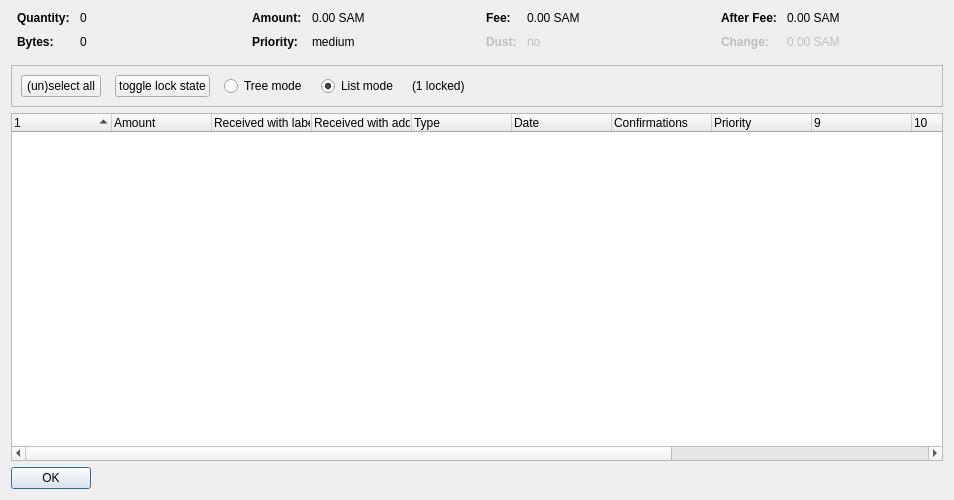
<?xml version="1.0" encoding="UTF-8"?>
<ui version="4.0">
 <class>CoinControlDialog</class>
 <widget class="QDialog" name="CoinControlDialog">
  <property name="geometry">
   <rect>
    <x>0</x>
    <y>0</y>
    <width>954</width>
    <height>500</height>
   </rect>
  </property>
  <property name="windowTitle">
   <string>Coin Selection</string>
  </property>
  <layout class="QVBoxLayout" name="verticalLayout">
   <item>
    <layout class="QHBoxLayout" name="horizontalLayoutTop" stretch="0,0,0,0">
     <property name="topMargin">
      <number>0</number>
     </property>
     <property name="bottomMargin">
      <number>10</number>
     </property>
     <item>
      <layout class="QFormLayout" name="formLayoutCoinControl1">
       <property name="horizontalSpacing">
        <number>10</number>
       </property>
       <property name="verticalSpacing">
        <number>10</number>
       </property>
       <property name="leftMargin">
        <number>6</number>
       </property>
       <property name="rightMargin">
        <number>6</number>
       </property>
       <item row="0" column="0">
        <widget class="QLabel" name="labelCoinControlQuantityText">
         <property name="font">
          <font>
           <weight>75</weight>
           <bold>true</bold>
          </font>
         </property>
         <property name="text">
          <string>Quantity:</string>
         </property>
        </widget>
       </item>
       <item row="0" column="1">
        <widget class="QLabel" name="labelCoinControlQuantity">
         <property name="cursor">
          <cursorShape>IBeamCursor</cursorShape>
         </property>
         <property name="contextMenuPolicy">
          <enum>Qt::ActionsContextMenu</enum>
         </property>
         <property name="text">
          <string notr="true">0</string>
         </property>
         <property name="textInteractionFlags">
          <set>Qt::LinksAccessibleByMouse|Qt::TextSelectableByKeyboard|Qt::TextSelectableByMouse</set>
         </property>
        </widget>
       </item>
       <item row="1" column="0">
        <widget class="QLabel" name="labelCoinControlBytesText">
         <property name="font">
          <font>
           <weight>75</weight>
           <bold>true</bold>
          </font>
         </property>
         <property name="text">
          <string>Bytes:</string>
         </property>
        </widget>
       </item>
       <item row="1" column="1">
        <widget class="QLabel" name="labelCoinControlBytes">
         <property name="cursor">
          <cursorShape>IBeamCursor</cursorShape>
         </property>
         <property name="contextMenuPolicy">
          <enum>Qt::ActionsContextMenu</enum>
         </property>
         <property name="text">
          <string notr="true">0</string>
         </property>
         <property name="textInteractionFlags">
          <set>Qt::LinksAccessibleByMouse|Qt::TextSelectableByKeyboard|Qt::TextSelectableByMouse</set>
         </property>
        </widget>
       </item>
      </layout>
     </item>
     <item>
      <layout class="QFormLayout" name="formLayoutCoinControl2">
       <property name="horizontalSpacing">
        <number>10</number>
       </property>
       <property name="verticalSpacing">
        <number>10</number>
       </property>
       <property name="leftMargin">
        <number>6</number>
       </property>
       <property name="rightMargin">
        <number>6</number>
       </property>
       <item row="0" column="0">
        <widget class="QLabel" name="labelCoinControlAmountText">
         <property name="font">
          <font>
           <weight>75</weight>
           <bold>true</bold>
          </font>
         </property>
         <property name="text">
          <string>Amount:</string>
         </property>
        </widget>
       </item>
       <item row="0" column="1">
        <widget class="QLabel" name="labelCoinControlAmount">
         <property name="cursor">
          <cursorShape>IBeamCursor</cursorShape>
         </property>
         <property name="contextMenuPolicy">
          <enum>Qt::ActionsContextMenu</enum>
         </property>
         <property name="text">
          <string notr="true">0.00 SAM</string>
         </property>
         <property name="textInteractionFlags">
          <set>Qt::LinksAccessibleByMouse|Qt::TextSelectableByKeyboard|Qt::TextSelectableByMouse</set>
         </property>
        </widget>
       </item>
       <item row="1" column="0">
        <widget class="QLabel" name="labelCoinControlPriorityText">
         <property name="font">
          <font>
           <weight>75</weight>
           <bold>true</bold>
          </font>
         </property>
         <property name="text">
          <string>Priority:</string>
         </property>
        </widget>
       </item>
       <item row="1" column="1">
        <widget class="QLabel" name="labelCoinControlPriority">
         <property name="cursor">
          <cursorShape>IBeamCursor</cursorShape>
         </property>
         <property name="contextMenuPolicy">
          <enum>Qt::ActionsContextMenu</enum>
         </property>
         <property name="text">
          <string>medium</string>
         </property>
         <property name="textInteractionFlags">
          <set>Qt::LinksAccessibleByMouse|Qt::TextSelectableByKeyboard|Qt::TextSelectableByMouse</set>
         </property>
        </widget>
       </item>
      </layout>
     </item>
     <item>
      <layout class="QFormLayout" name="formLayoutCoinControl3">
       <property name="horizontalSpacing">
        <number>10</number>
       </property>
       <property name="verticalSpacing">
        <number>10</number>
       </property>
       <property name="leftMargin">
        <number>6</number>
       </property>
       <property name="rightMargin">
        <number>6</number>
       </property>
       <item row="0" column="0">
        <widget class="QLabel" name="labelCoinControlFeeText">
         <property name="font">
          <font>
           <weight>75</weight>
           <bold>true</bold>
          </font>
         </property>
         <property name="text">
          <string>Fee:</string>
         </property>
        </widget>
       </item>
       <item row="0" column="1">
        <widget class="QLabel" name="labelCoinControlFee">
         <property name="cursor">
          <cursorShape>IBeamCursor</cursorShape>
         </property>
         <property name="contextMenuPolicy">
          <enum>Qt::ActionsContextMenu</enum>
         </property>
         <property name="text">
          <string notr="true">0.00 SAM</string>
         </property>
         <property name="textInteractionFlags">
          <set>Qt::LinksAccessibleByMouse|Qt::TextSelectableByKeyboard|Qt::TextSelectableByMouse</set>
         </property>
        </widget>
       </item>
       <item row="1" column="0">
        <widget class="QLabel" name="labelCoinControlLowOutputText">
         <property name="enabled">
          <bool>false</bool>
         </property>
         <property name="font">
          <font>
           <weight>75</weight>
           <bold>true</bold>
          </font>
         </property>
         <property name="text">
          <string>Dust:</string>
         </property>
        </widget>
       </item>
       <item row="1" column="1">
        <widget class="QLabel" name="labelCoinControlLowOutput">
         <property name="enabled">
          <bool>false</bool>
         </property>
         <property name="cursor">
          <cursorShape>IBeamCursor</cursorShape>
         </property>
         <property name="contextMenuPolicy">
          <enum>Qt::ActionsContextMenu</enum>
         </property>
         <property name="text">
          <string>no</string>
         </property>
         <property name="textInteractionFlags">
          <set>Qt::LinksAccessibleByMouse|Qt::TextSelectableByKeyboard|Qt::TextSelectableByMouse</set>
         </property>
        </widget>
       </item>
      </layout>
     </item>
     <item>
      <layout class="QFormLayout" name="formLayoutCoinControl4">
       <property name="horizontalSpacing">
        <number>10</number>
       </property>
       <property name="verticalSpacing">
        <number>10</number>
       </property>
       <property name="leftMargin">
        <number>6</number>
       </property>
       <property name="rightMargin">
        <number>6</number>
       </property>
       <item row="0" column="0">
        <widget class="QLabel" name="labelCoinControlAfterFeeText">
         <property name="font">
          <font>
           <weight>75</weight>
           <bold>true</bold>
          </font>
         </property>
         <property name="text">
          <string>After Fee:</string>
         </property>
        </widget>
       </item>
       <item row="0" column="1">
        <widget class="QLabel" name="labelCoinControlAfterFee">
         <property name="cursor">
          <cursorShape>IBeamCursor</cursorShape>
         </property>
         <property name="contextMenuPolicy">
          <enum>Qt::ActionsContextMenu</enum>
         </property>
         <property name="text">
          <string notr="true">0.00 SAM</string>
         </property>
         <property name="textInteractionFlags">
          <set>Qt::LinksAccessibleByMouse|Qt::TextSelectableByKeyboard|Qt::TextSelectableByMouse</set>
         </property>
        </widget>
       </item>
       <item row="1" column="0">
        <widget class="QLabel" name="labelCoinControlChangeText">
         <property name="enabled">
          <bool>false</bool>
         </property>
         <property name="font">
          <font>
           <weight>75</weight>
           <bold>true</bold>
          </font>
         </property>
         <property name="text">
          <string>Change:</string>
         </property>
        </widget>
       </item>
       <item row="1" column="1">
        <widget class="QLabel" name="labelCoinControlChange">
         <property name="enabled">
          <bool>false</bool>
         </property>
         <property name="cursor">
          <cursorShape>IBeamCursor</cursorShape>
         </property>
         <property name="contextMenuPolicy">
          <enum>Qt::ActionsContextMenu</enum>
         </property>
         <property name="text">
          <string notr="true">0.00 SAM</string>
         </property>
         <property name="textInteractionFlags">
          <set>Qt::LinksAccessibleByMouse|Qt::TextSelectableByKeyboard|Qt::TextSelectableByMouse</set>
         </property>
        </widget>
       </item>
      </layout>
     </item>
    </layout>
   </item>
   <item>
    <widget class="QFrame" name="frame">
     <property name="minimumSize">
      <size>
       <width>0</width>
       <height>40</height>
      </size>
     </property>
     <property name="frameShape">
      <enum>QFrame::StyledPanel</enum>
     </property>
     <property name="frameShadow">
      <enum>QFrame::Sunken</enum>
     </property>
     <layout class="QHBoxLayout" name="horizontalLayout">
      <item>
       <layout class="QHBoxLayout" name="horizontalLayoutPanel" stretch="0,0,0,0,0,0">
        <property name="spacing">
         <number>14</number>
        </property>
        <item>
         <widget class="QPushButton" name="pushButtonSelectAll">
          <property name="sizePolicy">
           <sizepolicy hsizetype="Maximum" vsizetype="Fixed">
            <horstretch>0</horstretch>
            <verstretch>0</verstretch>
           </sizepolicy>
          </property>
          <property name="text">
           <string>(un)select all</string>
          </property>
          <property name="autoDefault">
           <bool>false</bool>
          </property>
         </widget>
        </item>
        <item>
         <widget class="QPushButton" name="pushButtonToggleLock">
          <property name="sizePolicy">
           <sizepolicy hsizetype="Maximum" vsizetype="Fixed">
            <horstretch>0</horstretch>
            <verstretch>0</verstretch>
           </sizepolicy>
          </property>
          <property name="text">
           <string>toggle lock state</string>
          </property>
          <property name="autoDefault">
           <bool>false</bool>
          </property>
         </widget>
        </item>
        <item>
         <widget class="QRadioButton" name="radioTreeMode">
          <property name="sizePolicy">
           <sizepolicy hsizetype="Maximum" vsizetype="Fixed">
            <horstretch>0</horstretch>
            <verstretch>0</verstretch>
           </sizepolicy>
          </property>
          <property name="text">
           <string>Tree mode</string>
          </property>
         </widget>
        </item>
        <item>
         <widget class="QRadioButton" name="radioListMode">
          <property name="sizePolicy">
           <sizepolicy hsizetype="Maximum" vsizetype="Fixed">
            <horstretch>0</horstretch>
            <verstretch>0</verstretch>
           </sizepolicy>
          </property>
          <property name="text">
           <string>List mode</string>
          </property>
          <property name="checked">
           <bool>true</bool>
          </property>
         </widget>
        </item>
        <item>
         <widget class="QLabel" name="labelLocked">
          <property name="text">
           <string>(1 locked)</string>
          </property>
         </widget>
        </item>
        <item>
         <spacer name="horizontalSpacer">
          <property name="orientation">
           <enum>Qt::Horizontal</enum>
          </property>
          <property name="sizeHint" stdset="0">
           <size>
            <width>40</width>
            <height>20</height>
           </size>
          </property>
         </spacer>
        </item>
       </layout>
      </item>
     </layout>
    </widget>
   </item>
   <item>
    <widget class="CoinControlTreeWidget" name="treeWidget">
     <property name="contextMenuPolicy">
      <enum>Qt::CustomContextMenu</enum>
     </property>
     <property name="sortingEnabled">
      <bool>false</bool>
     </property>
     <property name="columnCount">
      <number>13</number>
     </property>
     <attribute name="headerShowSortIndicator" stdset="0">
      <bool>true</bool>
     </attribute>
     <attribute name="headerStretchLastSection">
      <bool>false</bool>
     </attribute>
     <column>
      <property name="text">
       <string/>
      </property>
     </column>
     <column>
      <property name="text">
       <string>Amount</string>
      </property>
     </column>
     <column>
      <property name="text">
       <string>Received with label</string>
      </property>
     </column>
     <column>
      <property name="text">
       <string>Received with address</string>
      </property>
     </column>
     <column>
      <property name="text">
       <string>Type</string>
      </property>
     </column>
     <column>
      <property name="text">
       <string>Date</string>
      </property>
     </column>
     <column>
      <property name="text">
       <string>Confirmations</string>
      </property>
      <property name="toolTip">
       <string>Confirmed</string>
      </property>
     </column>
     <column>
      <property name="text">
       <string>Priority</string>
      </property>
     </column>
     <column>
      <property name="text">
       <string/>
      </property>
     </column>
     <column>
      <property name="text">
       <string/>
      </property>
     </column>
     <column>
      <property name="text">
       <string/>
      </property>
     </column>
     <column>
      <property name="text">
       <string/>
      </property>
     </column>
     <column>
      <property name="text">
       <string/>
      </property>
     </column>
    </widget>
   </item>
   <item>
    <widget class="QDialogButtonBox" name="buttonBox">
     <property name="sizePolicy">
      <sizepolicy hsizetype="Maximum" vsizetype="Fixed">
       <horstretch>0</horstretch>
       <verstretch>0</verstretch>
      </sizepolicy>
     </property>
     <property name="orientation">
      <enum>Qt::Horizontal</enum>
     </property>
     <property name="standardButtons">
      <set>QDialogButtonBox::Ok</set>
     </property>
    </widget>
   </item>
  </layout>
 </widget>
 <customwidgets>
  <customwidget>
   <class>CoinControlTreeWidget</class>
   <extends>QTreeWidget</extends>
   <header>coincontroltreewidget.h</header>
  </customwidget>
 </customwidgets>
 <resources/>
 <connections/>
</ui>
